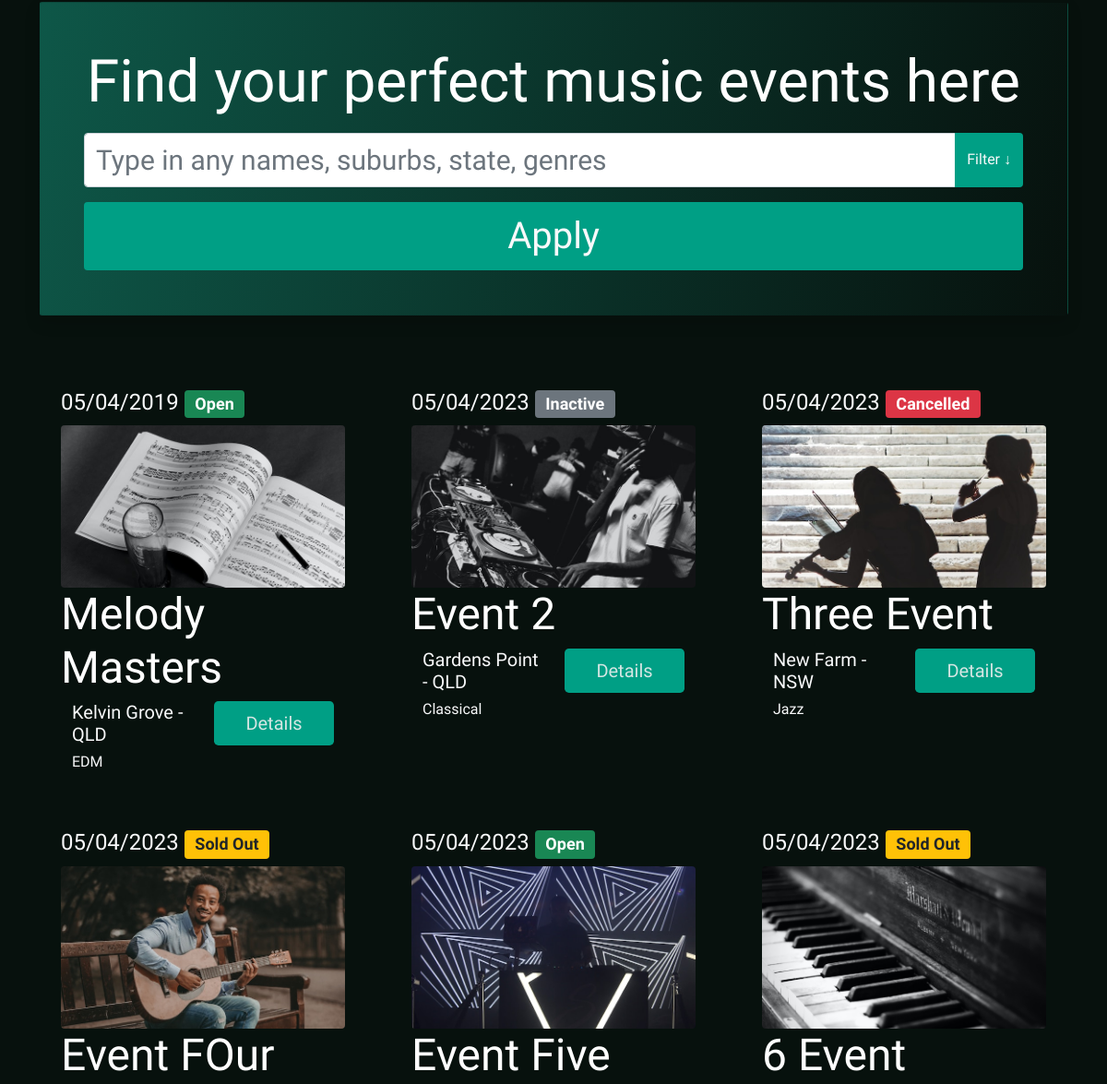
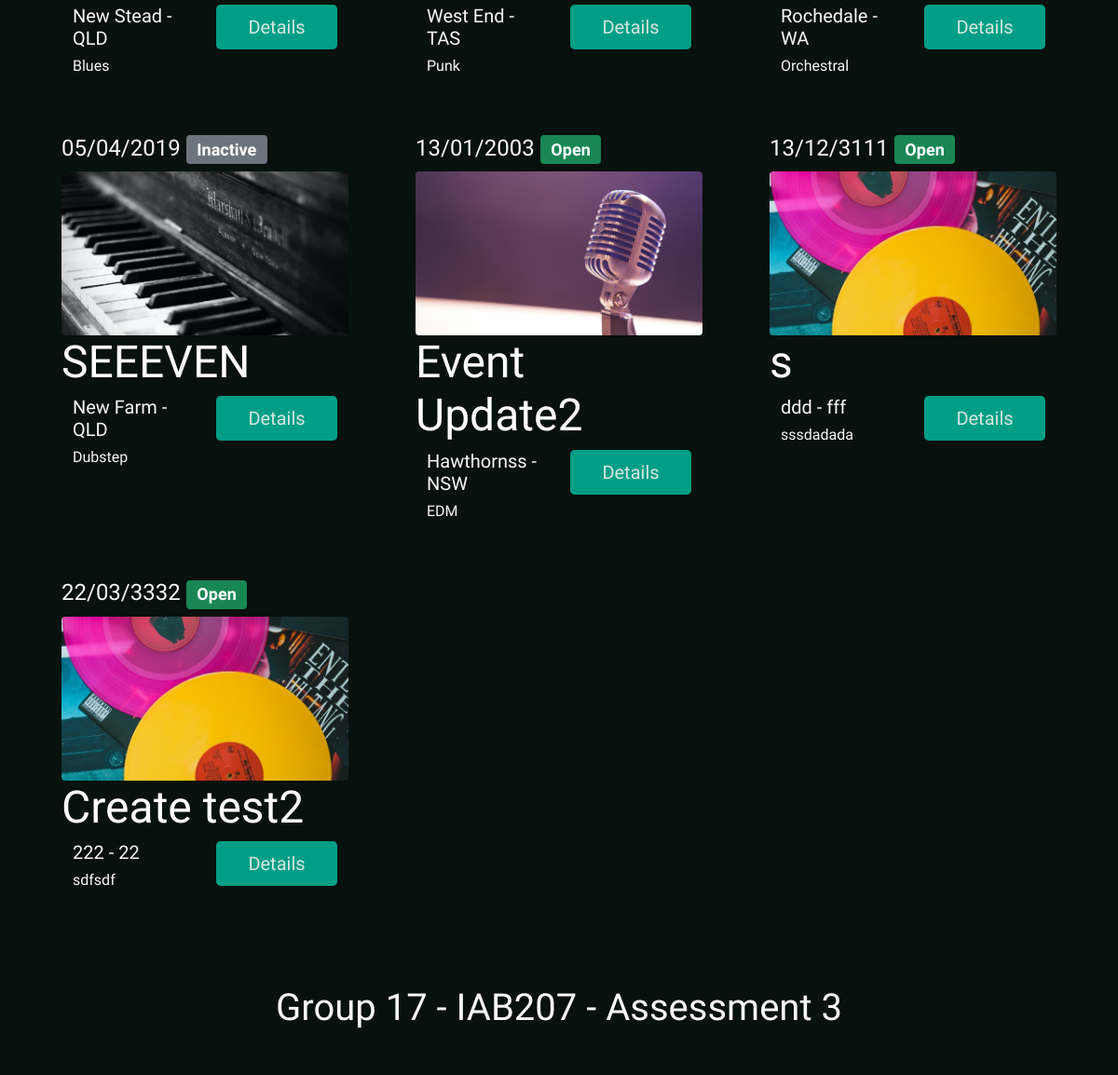
Before: / (lower part) with the older database file (2 pictures, top to bottom).
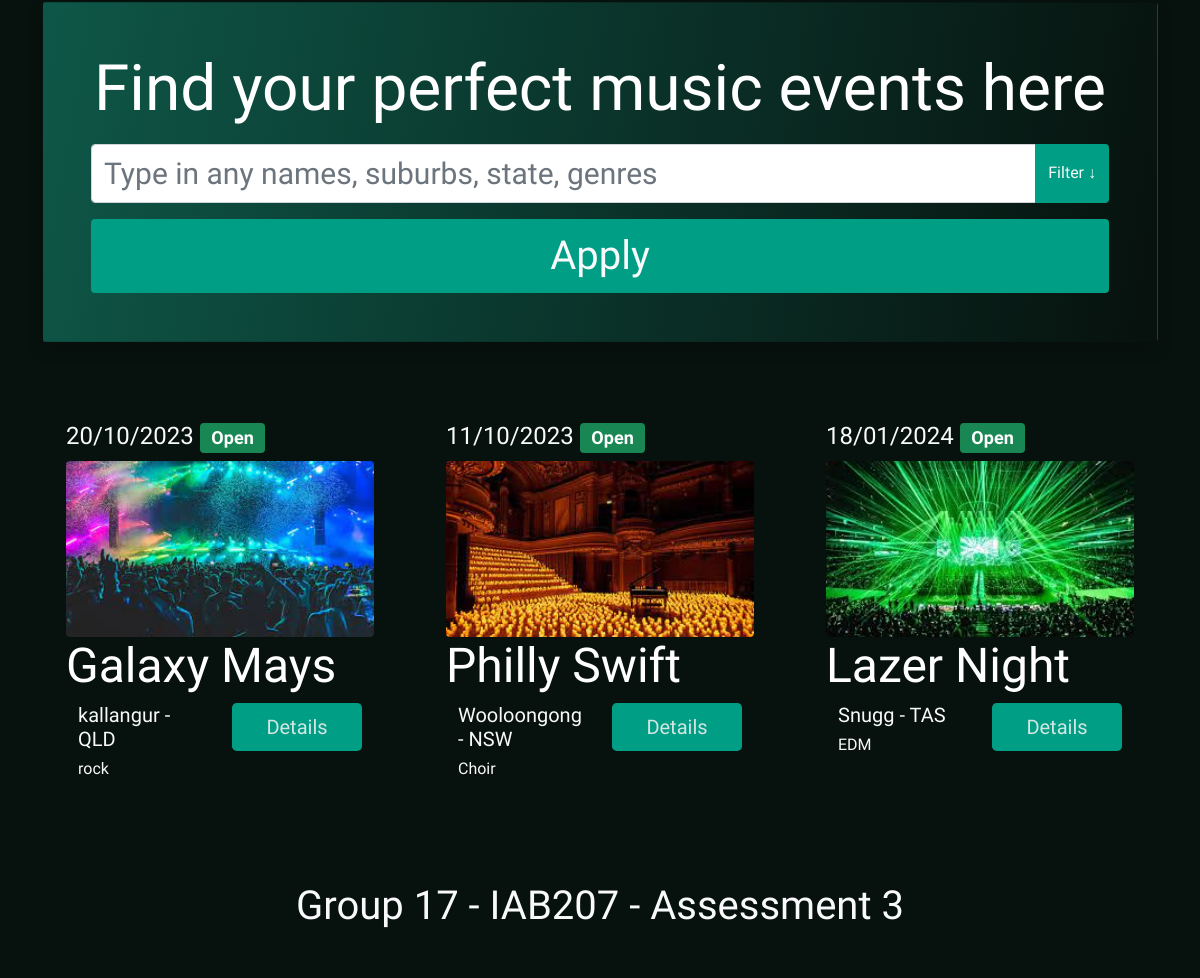
After: the same page with the newer database file.
### website/models.py (models this page shows, shortened)
class Event(db.Model):
    __tablename__ = 'events'
    eventID = db.Column(db.Integer, primary_key=True)
    eventName = db.Column(db.String(100), index=True, nullable=False)
    suburb = db.Column(db.String(100), index=True, nullable=False)
    state = db.Column(db.String(100), index=True, nullable=False)
    dateTime = db.Column(db.Date, nullable=False, default=date)
    genres = db.Column(db.String(100), nullable=False)
    status = db.Column(db.Enum(EventStatusEnum), nullable=False)
    imagePath = db.Column(db.String(200), nullable=False)
    userID = db.Column(db.Integer, db.ForeignKey('users.userID'))
    eventDetail = db.relationship('EventDetail', backref='event', uselist=False)
    ticketType = db.relationship('TicketType', backref='event')
    bookings = db.relationship('Booking', backref='event')
    comments = db.relationship('Comment', backref='event')

### website/views.py (the view)
@bp.route('/')
def index():
    events = db.session.scalars(db.select(Event)).all()
    return render_template('index.html', events = events)

### website/templates/index.html (shortened to what this page needs)
{% extends 'base.html' %}
{% block content %}
<div class="container-fluid backgroundDarkNoGradient">
    <div class="container">
        <form class="row justify-content-center pt-5 pb-4" action="{{url_for('main.search')}}">
            <div class="col-md-12">
                <div class="card shadow p-5 mb-5 backgroundDarkDiagonalGradient text-light">
                    <h1 class="text-center mb-3 display-3">Find your perfect music events here</h1>
                    <div class="input-group mb-3">
                        <input type="text" class="form-control fontSize1VW" aria-label="Text input with dropdown button"
                            placeholder="Type in any names, suburbs, state, genres" name="mainSearchBar">
                        <button class="btn buttonGreenBg text-light" type="button" data-bs-toggle="collapse"
                            data-bs-target="#collapseExample" aria-expanded="false" aria-controls="collapseExample">
                            Filter ↓
                        </button>
                    </div>
                    <button type="submit" class="btn fontSize2VW buttonGreenBg text-light">Apply</button>
                </div>
            </div>
        </form>
    </div>
    <div class="container text-light">
        <div class="row">
            {% for event in events %}
            <div class="col-xl-4 col-lg-6 col-sm-12">
                <div class="m-2 mb-5">
                    <div class="m-2">
                        <div class="m-2 text-center text-md-start">
                            <h4>{{event.dateTime.strftime('%d/%m/%Y')}}
                                {% if event.status.value == 'Open' %}
                                <span class="badge bg-success">{{event.status.value}}</span>
                            </h4>
                            {% elif event.status.value == 'Cancelled' %}
                            <span class="badge bg-danger">{{event.status.value}}</span></h4>
                            {% elif event.status.value == 'SoldOut' %}
                            <span class="badge bg-warning text-dark">Sold Out</span></h4>
                            {% else %}
                            <span class="badge bg-secondary">{{event.status.value}}</span></h4>
                            {% endif %}
                            <img class="img-fluid rounded eventImgHomePage"
                                src="{{ url_for('static',filename=event.imagePath) }}" alt="Beauty Of Bach Photo">
                            <h1 class="display-5">{{event.eventName}}</h1>
                        </div>
                        <div class="row m-2 text-center text-md-start">
                            <div class="col-12 col-md-6">
                                <h5>{{event.suburb}} - {{event.state}}</h5>
                                <h6>{{event.genres}}</h6>
                            </div>
                            <div class="col-12 col-md-6">
                                <button class="btn btn-lg buttonGreenBg w-100"
                                    onclick="location.href='/details/{{event.eventID}}'">Details</button>
                            </div>
                        </div>
                    </div>
                </div>
            </div>
            {% endfor %}
        </div>
    </div>
    {% endblock %}

### website/templates/base.html (shortened to what this page needs)
<!DOCTYPE html>
<html lang="en">
<head>
    <link href="https://cdn.jsdelivr.net/npm/bootstrap@5.0.0-beta3/dist/css/bootstrap.min.css" rel="stylesheet"
>
    <link rel="stylesheet" href="{{ url_for('static',filename='styles/style.css') }}">
</head>
<body>
    {% block content %}
    {% endblock %}
    </div>
    <footer class="footer">
        <div class="text-center py-5 backgroundDarkNoGradient">
            <span class="text-light display-6">Group 17 - IAB207 - Assessment 3</span>
        </div>
    </footer>
</body>
</html>

### website/static/styles/style.css (style rules this page uses)
body { font-family: 'Share Tech', sans-serif; }
.eventImgHomePage { width: 100%; height: 22vh; object-fit: cover; }
.backgroundDarkDiagonalGradient { background-image: linear-gradient(100deg, #0e5748, #07110d); }
.backgroundDarkNoGradient { background-color: #07110d; }
.buttonGreenBg { background-color: #009f85; transition: 0.3s; color: #d4e6e3; }
.fontSize1VW { font-size: clamp(20px, 4vw, 30px); }
.fontSize2VW { font-size: clamp(25px, 4vw, 40px); }
#errorBox p, h1 { color: white; }
html { background-color: black; }

Changed rows visible on the page:
removed Event: dateTime "05/04/2023", status.value "Inactive", imagePath (picture), eventName "Event 2", suburb "Gardens Point", state "QLD", genres "Classical"
removed Event: dateTime "05/04/2023", status.value "Cancelled", imagePath (picture), eventName "Three Event", suburb "New Farm", state "NSW", genres "Jazz"
removed Event: dateTime "05/04/2023", status "Sold Out", imagePath (picture), eventName "Event FOur", suburb "New Stead", state "QLD", genres "Blues"
removed Event: dateTime "05/04/2023", status.value "Open", imagePath (picture), eventName "Event Five", suburb "West End", state "TAS", genres "Punk"
removed Event: dateTime "05/04/2023", status "Sold Out", imagePath (picture), eventName "6 Event", suburb "Rochedale", state "WA", genres "Orchestral"
removed Event: dateTime "05/04/2019", status.value "Inactive", imagePath (picture), eventName "SEEEVEN", suburb "New Farm", state "QLD", genres "Dubstep"
removed Event: dateTime "13/01/2003", status.value "Open", imagePath (picture), eventName "Event Update2", suburb "Hawthornss", state "NSW", genres "EDM"
removed Event: dateTime "13/12/3111", status.value "Open", imagePath (picture), eventName "s", suburb "ddd", state "fff", genres "sssdadada"
removed Event: dateTime "22/03/3332", status.value "Open", imagePath (picture), eventName "Create test2", suburb "222", state "22", genres "sdfsdf"
changed Event "QLD": dateTime "05/04/2019" → "20/10/2023"; imagePath: a different picture; eventName "Melody Masters" → "Galaxy Mays"; suburb "Kelvin Grove" → "kallangur"; genres "EDM" → "rock"
added Event: dateTime "11/10/2023", status.value "Open", imagePath (picture), eventName "Philly Swift", suburb "Wooloongong", state "NSW", genres "Choir"
added Event: dateTime "18/01/2024", status.value "Open", imagePath (picture), eventName "Lazer Night", suburb "Snugg", state "TAS", genres "EDM"
